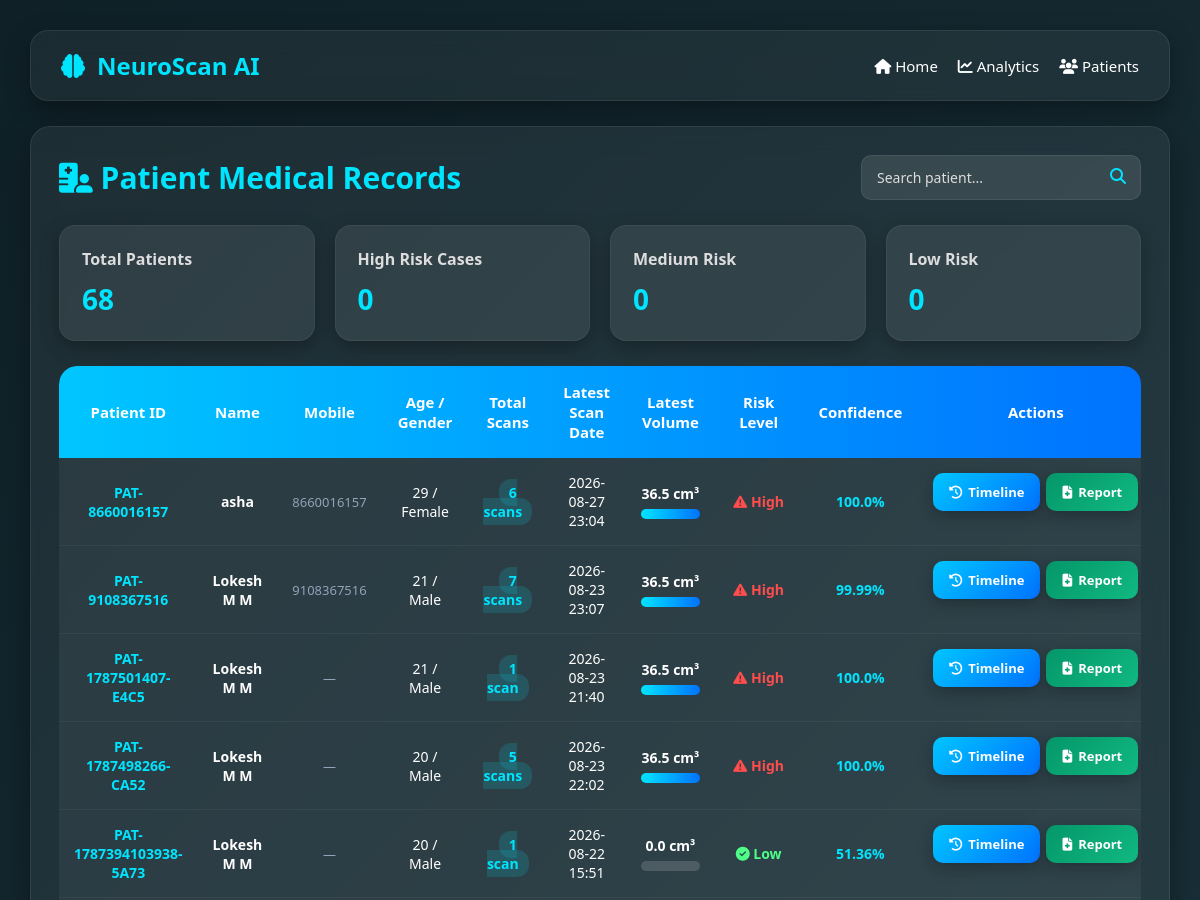
Before: /patients (upper part) with the older database file.
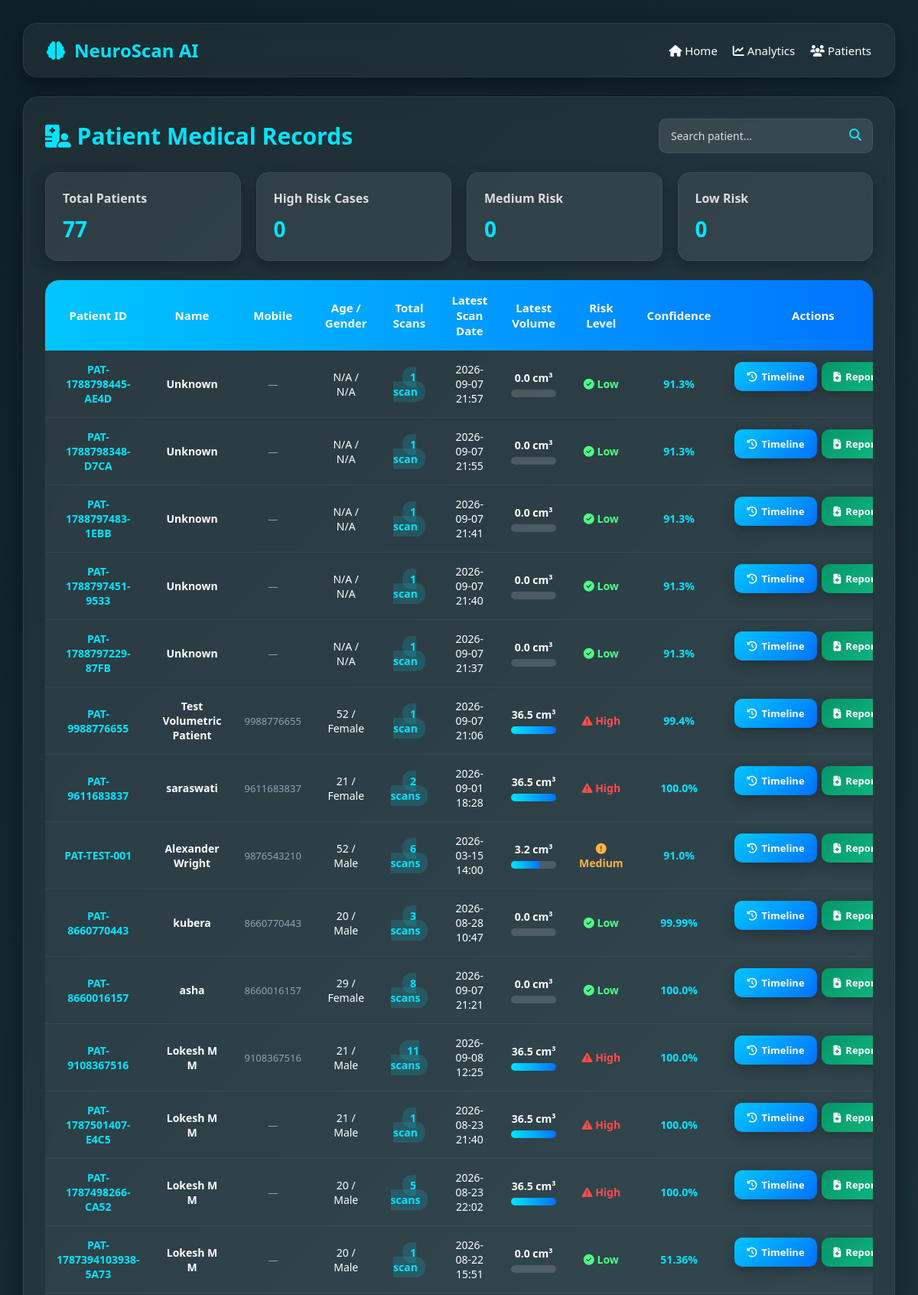
After: the same page with the newer database file.
### tables this page shows
CREATE TABLE patients (
            id INTEGER PRIMARY KEY AUTOINCREMENT,
            patient_id TEXT UNIQUE NOT NULL,
            name TEXT NOT NULL,
            age TEXT,
            gender TEXT,
            created_at TEXT
        , mobile TEXT DEFAULT '');

### app.py (the view)
@app.route("/patients")
def patients():
    patient_list = get_all_patients_summary()
    return render_template("patients.html", patients=patient_list)

### database.py (called while the page is built)
def get_db_connection():
    conn = sqlite3.connect(DB_NAME)
    conn.row_factory = sqlite3.Row
    return conn

### templates/patients.html (shortened to what this page needs)
<!DOCTYPE html>
<html lang="en">
<head>
<link href="https://cdnjs.cloudflare.com/ajax/libs/font-awesome/6.4.0/css/all.min.css" rel="stylesheet">
</head>
<body>
<div class="topbar">
<div class="logo">
<i class="fas fa-brain"></i>
NeuroScan AI
</div>
<div class="nav">
<a href="/">
<i class="fas fa-home"></i>
Home
</a>
<a href="/analytics">
<i class="fas fa-chart-line"></i>
Analytics
</a>
<a href="/patients">
<i class="fas fa-users"></i>
Patients
</a>
</div>
</div>
<div class="container">
<div class="header">
<h2>
<i class="fas fa-hospital-user"></i>
Patient Medical Records
</h2>
<div class="search-box">
<input
type="text"
id="searchInput"
placeholder="Search patient..."
onkeyup="searchPatient()"
>
<i class="fas fa-search"></i>
</div>
</div>
<div class="stats">
<div class="stat-card">
<h3>Total Patients</h3>
<p>{{ patients|length }}</p>
</div>
<div class="stat-card">
<h3>High Risk Cases</h3>
<p>
{{ patients | selectattr('6', 'equalto', 'High') | list | length }}
</p>
</div>
<div class="stat-card">
<h3>Medium Risk</h3>
<p>
{{ patients | selectattr('6', 'equalto', 'Medium') | list | length }}
</p>
</div>
<div class="stat-card">
<h3>Low Risk</h3>
<p>
{{ patients | selectattr('6', 'equalto', 'Low') | list | length }}
</p>
</div>
</div>
<div class="table-container">
{% if patients %}
<table id="patientTable">
<thead>
<tr>
<th>Patient ID</th>
<th>Name</th>
<th>Mobile</th>
<th>Age / Gender</th>
<th>Total Scans</th>
<th>Latest Scan Date</th>
<th>Latest Volume</th>
<th>Risk Level</th>
<th>Confidence</th>
<th>Actions</th>
</tr>
</thead>
<tbody>
{% for p in patients %}
<tr>
<td>
<b style="color: #00e5ff;">{{ p.patient_id if p.patient_id is defined else p[1] }}</b>
</td>
<td><b>{{ p.name if p.name is defined else p[2] }}</b></td>
<td style="color: #94a3b8; font-size: 13px;">
{{ p.mobile if (p.mobile is defined and p.mobile) else '—' }}
</td>
<td>{{ p.age if p.age is defined else p[3] }} / {{ p.gender if p.gender is defined else p[4] }}</td>
<td>
<span style="background: rgba(0, 229, 255, 0.15); padding: 4px 10px; border-radius: 12px; font-weight: bold; color: #00e5ff;">
{{ p.scan_count if p.scan_count is defined else 1 }} scan{% if (p.scan_count if p.scan_count is defined else 1) > 1 %}s{% endif %}
</span>
</td>
<td>{{ p.latest_scan_date if p.latest_scan_date is defined else (p[8] if p|length > 8 else 'N/A') }}</td>
<td>
{% set vol = p.latest_volume if p.latest_volume is defined else p[5] %}
<b>{{ vol or 0.0 }} cm³</b>
<div class="volume-box">
<div class="volume-fill" style="width:{{ (vol|float * 20) if vol|float < 5 else 100 }}%;"></div>
</div>
</td>
{% set rsk = p.latest_risk if p.latest_risk is defined else p[6] %}
<td class="{% if rsk=='High' %}risk-high{% elif rsk=='Medium' %}risk-medium{% else %}risk-low{% endif %}">
{% if rsk=='High' %}
<i class="fas fa-triangle-exclamation"></i>
{% elif rsk=='Medium' %}
<i class="fas fa-circle-exclamation"></i>
{% else %}
<i class="fas fa-circle-check"></i>
{% endif %}
{{ rsk or 'Low' }}
</td>
{% set conf = p.latest_confidence if p.latest_confidence is defined else p[7] %}
<td class="confidence">
{{ conf or 0.0 }}%
</td>
<td style="display: flex; gap: 6px; justify-content: center;">
{% set pid = p.patient_id if p.patient_id is defined else p[1] %}
<a href="/patient/{{ pid }}" class="action-btn" title="View Patient Timeline">
<i class="fas fa-history"></i> Timeline
</a>
<a href="/report/{{ pid }}" class="action-btn" style="background: linear-gradient(135deg, #059669, #10b981);" title="View Medical Report" target="_blank">
<i class="fas fa-file-medical"></i> Report
</a>
</td>
</tr>
{% endfor %}
</tbody>
</table>
{% else %}
<div class="empty">
<i class="fas fa-folder-open"></i>
<br><br>
No Patient Records Found
</div>
{% endif %}
</div>
</div>
</body>
</html>

### templates/patients.html (style rules this page uses)
* { margin:0; padding:0; box-sizing:border-box; font-family:'Segoe UI',sans-serif; }
body { background: linear-gradient( 135deg, #0f2027, #203a43, #2c5364 ); min-height:100vh; padding:30px; color:white; overflow-x:hidden; }
.topbar { width:100%; background:rgba(255,255,255,0.05); backdrop-filter:blur(12px); padding:18px 30px; border-radius:18px; display:flex; justify-content:space-between; align-items:center; margin-bottom:25px; box-shadow:0 8px 25px rgba(0,0,0,0.35); border:1px solid rgba(255,255,255,0.08); }
.logo { font-size:24px; font-weight:bold; color:#00e5ff; display:flex; align-items:center; gap:12px; }
.nav { display:flex; gap:20px; }
.nav a { text-decoration:none; color:white; font-size:15px; transition:0.3s; }
.container { width:100%; max-width:1450px; margin:auto; background:rgba(255,255,255,0.06); backdrop-filter:blur(14px); padding:28px; border-radius:20px; box-shadow:0 10px 35px rgba(0,0,0,0.35); border:1px solid rgba(255,255,255,0.08); }
.header { display:flex; justify-content:space-between; align-items:center; margin-bottom:25px; flex-wrap:wrap; gap:15px; }
.header h2 { font-size:30px; color:#00e5ff; }
.search-box { position:relative; }
.search-box input { padding:12px 45px 12px 15px; border:none; border-radius:10px; background:rgba(255,255,255,0.1); color:white; width:280px; outline:none; font-size:14px; border:1px solid rgba(255,255,255,0.08); }
.search-box input::placeholder { color:#ddd; }
.search-box i { position:absolute; right:15px; top:13px; color:#00e5ff; }
.stats { display:grid; grid-template-columns:repeat(auto-fit,minmax(220px,1fr)); gap:20px; margin-bottom:25px; }
.stat-card { background:rgba(255,255,255,0.08); padding:22px; border-radius:16px; box-shadow:0 6px 20px rgba(0,0,0,0.3); transition:0.3s; border:1px solid rgba(255,255,255,0.05); }
.stat-card h3 { font-size:16px; margin-bottom:10px; color:#ddd; }
.stat-card p { font-size:28px; font-weight:bold; color:#00e5ff; }
.table-container { overflow-x:auto; border-radius:18px; }
table { width:100%; border-collapse:collapse; overflow:hidden; border-radius:18px; min-width:1000px; }
thead { background:linear-gradient( 90deg, #00c6ff, #0072ff ); }
th { padding:16px; font-size:15px; font-weight:600; color:white; text-align:center; }
tbody tr { background:rgba(255,255,255,0.05); transition:0.25s; border-bottom:1px solid rgba(255,255,255,0.05); }
td { padding:15px; text-align:center; font-size:14px; color:white; }
.risk-high { color:#ff4d4d; font-weight:bold; }
.risk-medium { color:#ffb347; font-weight:bold; }
.risk-low { color:#4dff88; font-weight:bold; }
.confidence { font-weight:bold; color:#00e5ff; }
.volume-box { width:100%; height:10px; background:rgba(255,255,255,0.15); border-radius:20px; overflow:hidden; margin-top:6px; }
.volume-fill { height:100%; background:linear-gradient( 90deg, #00e5ff, #0072ff ); }
.action-btn { text-decoration:none; padding:10px 16px; border-radius:10px; background:linear-gradient( 135deg, #00c6ff, #0072ff ); color:white; font-size:13px; font-weight:bold; display:inline-flex; align-items:center; gap:6px; transition:0.3s; box-shadow:0 5px 15px rgba(0,0,0,0.25); }

Changed rows visible on the page:
added patients: patient "PAT-1788798445-AE4D", name "Unknown", mobile "—", age "N/A", gender "N/A", scan_count "1", latest_scan_date "2026-09-07 21:57", vol "0.0", rsk "Low", conf "91.3"
added patients: patient "PAT-1788798348-D7CA", name "Unknown", mobile "—", age "N/A", gender "N/A", scan_count "1", latest_scan_date "2026-09-07 21:55", vol "0.0", rsk "Low", conf "91.3"
added patients: patient "PAT-1788797483-1EBB", name "Unknown", mobile "—", age "N/A", gender "N/A", scan_count "1", latest_scan_date "2026-09-07 21:41", vol "0.0", rsk "Low", conf "91.3"
added patients: patient "PAT-1788797451-9533", name "Unknown", mobile "—", age "N/A", gender "N/A", scan_count "1", latest_scan_date "2026-09-07 21:40", vol "0.0", rsk "Low", conf "91.3"
added patients: patient "PAT-1788797229-87FB", name "Unknown", mobile "—", age "N/A", gender "N/A", scan_count "1", latest_scan_date "2026-09-07 21:37", vol "0.0", rsk "Low", conf "91.3"
added patients: patient "PAT-9988776655", name "Test Volumetric Patient", mobile "9988776655", age "52", gender "Female", scan_count "1", latest_scan_date "2026-09-07 21:06", vol "36.5", {{ (vol|float * 20) if vol|float < 5 else 100 }} 100 (drawn), rsk "High", conf "99.4"
added patients: patient "PAT-9611683837", name "saraswati", mobile "9611683837", age "21", gender "Female", scan_count "2", latest_scan_date "2026-09-01 18:28", vol "36.5", {{ (vol|float * 20) if vol|float < 5 else 100 }} 100 (drawn), rsk "High", conf "100.0"
added patients: patient "PAT-TEST-001", name "Alexander Wright", mobile "9876543210", age "52", gender "Male", scan_count "6", latest_scan_date "2026-03-15 14:00", vol "3.2", {{ (vol|float * 20) if vol|float < 5 else 100 }} 64.0 (drawn), rsk "Medium", conf "91.0"
added patients: patient "PAT-8660770443", name "kubera", mobile "8660770443", age "20", gender "Male", scan_count "3", latest_scan_date "2026-08-28 10:47", vol "0.0", rsk "Low", conf "99.99"
computed for patients "PAT-8660016157": scan_count "6" → "8"; latest_scan_date "2026-08-27 23:04" → "2026-09-07 21:21"; vol "36.5" → "0.0"; rsk "High" → "Low"
computed for patients "PAT-9108367516": scan_count "7" → "11"; latest_scan_date "2026-08-23 23:07" → "2026-09-08 12:25"; conf "99.99" → "100.0"
Other visible differences:
{{ patients|length }}: "68" → "77"
